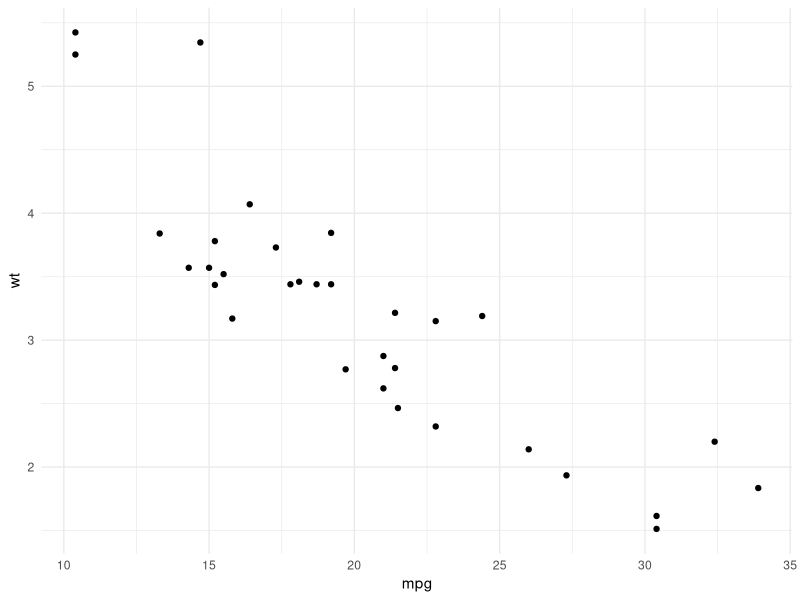
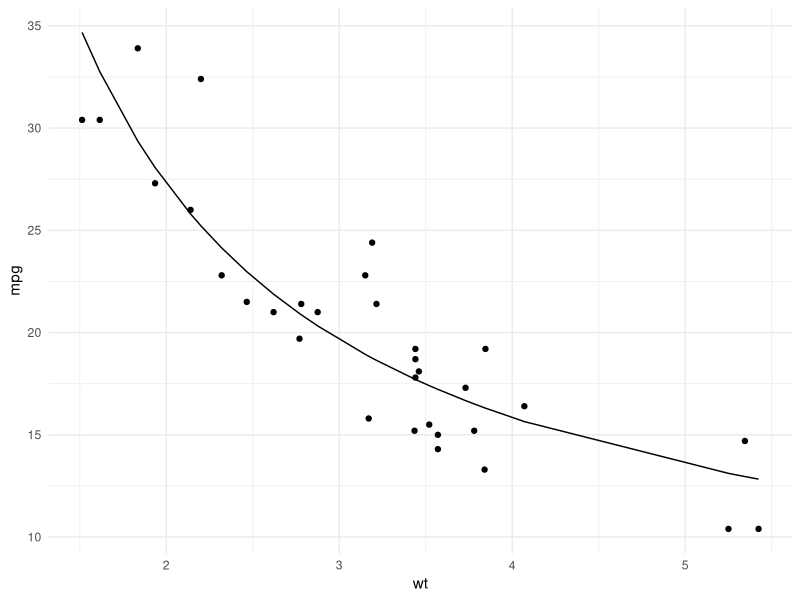
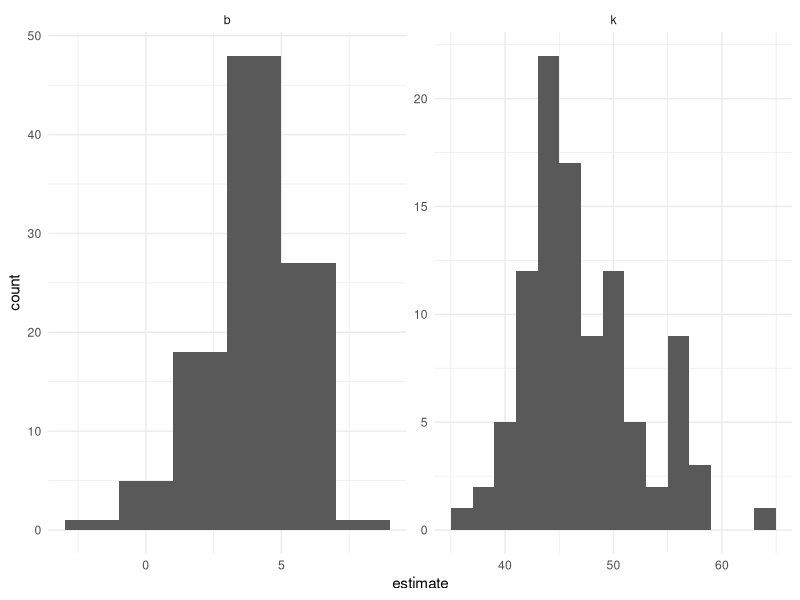
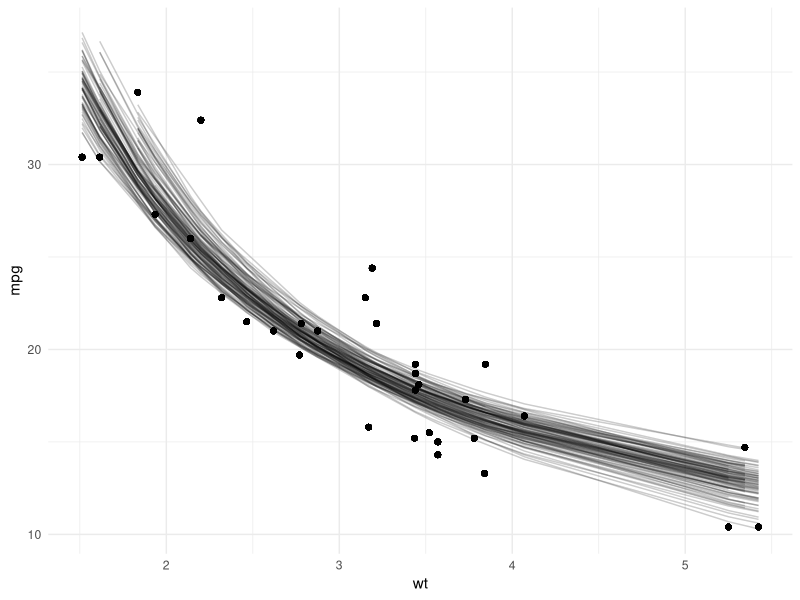
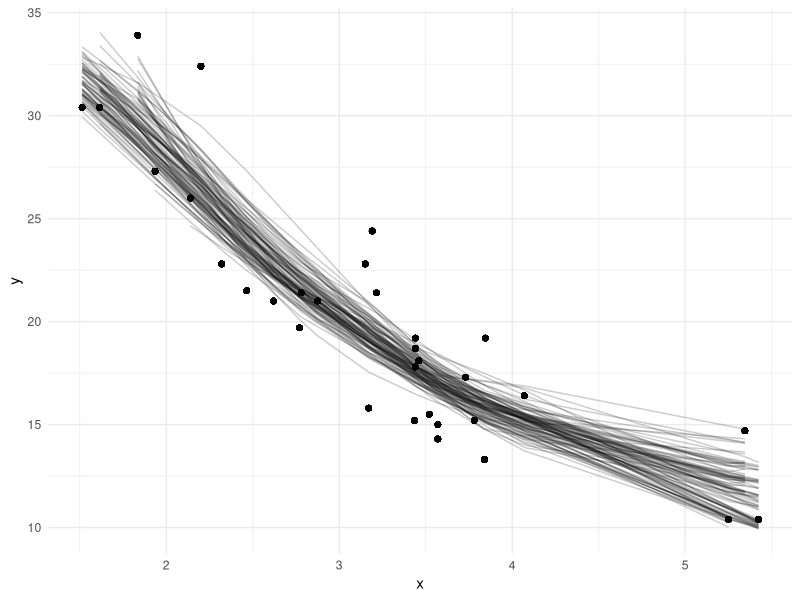

These figures' R source, in order:
## ---- chunk 1
knitr::opts_chunk$set(
  collapse = TRUE,
  comment = "#>",
  message = FALSE
)
## ---- chunk 2
library(ggplot2)

theme_set(theme_minimal())

ggplot(mtcars, aes(mpg, wt)) + 
    geom_point()
## ---- chunk 3
nlsfit <- nls(mpg ~ k / wt + b, mtcars, start = list(k = 1, b = 0))
summary(nlsfit)

ggplot(mtcars, aes(wt, mpg)) +
    geom_point() +
    geom_line(aes(y = predict(nlsfit)))
## ---- chunk 4
library(dplyr)
library(rsample)
library(broom)
library(purrr)
library(tidyr)

set.seed(27)

boots <- bootstraps(mtcars, times = 100)
boots
## ---- chunk 5
fit_nls_on_bootstrap <- function(split) {
    nls(mpg ~ k / wt + b, analysis(split), start = list(k = 1, b = 0))
}

boot_models <- boots %>% 
    mutate(model = map(splits, fit_nls_on_bootstrap),
           coef_info = map(model, tidy))

boot_coefs <- boot_models %>% 
    unnest(coef_info)
## ---- chunk 6
boot_coefs
## ---- chunk 7
alpha <- .05
boot_coefs %>% 
    group_by(term) %>%
    summarize(low = quantile(estimate, alpha / 2),
              high = quantile(estimate, 1 - alpha / 2))
## ---- chunk 8
ggplot(boot_coefs, aes(estimate)) + 
    geom_histogram(binwidth = 2) + 
    facet_wrap(~ term, scales = "free")
## ---- chunk 9
boot_aug <- boot_models %>% 
    mutate(augmented = map(model, augment)) %>% 
    unnest(augmented)

boot_aug
## ---- chunk 10
ggplot(boot_aug, aes(wt, mpg)) +
    geom_point() +
    geom_line(aes(y = .fitted, group = id), alpha=.2)
## ---- chunk 11
fit_spline_on_bootstrap <- function(split) {
    data <- analysis(split)
    smooth.spline(data$wt, data$mpg, df = 4)
}

boot_splines <- boots %>% 
    mutate(spline = map(splits, fit_spline_on_bootstrap),
           aug_train = map(spline, augment))

splines_aug <- boot_splines %>% 
    unnest(aug_train)

ggplot(splines_aug, aes(x, y)) +
    geom_point() +
    geom_line(aes(y = .fitted, group = id), alpha = 0.2)
